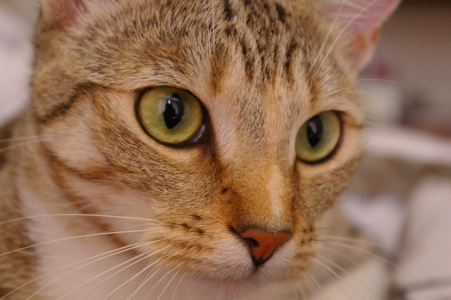
#> input picture skimage.data.chelsea(), 451 x 300 px
$ jupyter execute nnApproach_lab.ipynb
#> lines starting #> are read from the running program, lines starting #| are printed output that depends on the picture; long printed decimals are rounded
[cell 1]
import numpy as np
import numpy
import matplotlib.pyplot as plt
import sys
from sklearn.linear_model import LinearRegression

[cell 2]
import skimage.data
import matplotlib.image as mpimg
img=skimage.data.chelsea()
#> img is the input picture: shape (300, 451, 3); mean R, G, B 147.7, 111.4, 86.8
img=mpimg.imread('data/cat.jpg')
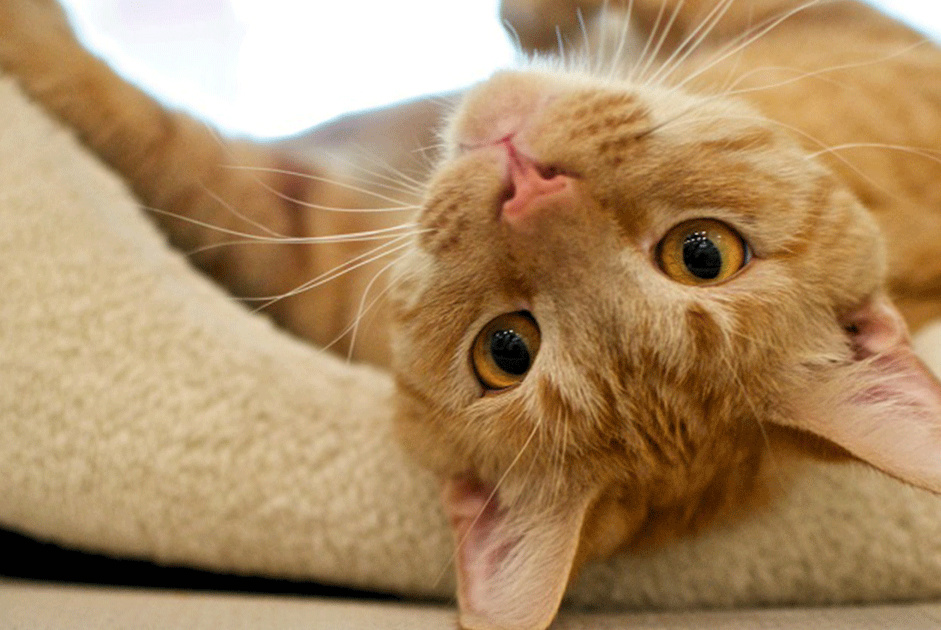
#> input picture CS520_IntroToAI/assignment4/data/cat.jpg, 941 x 630 px
#> img is the input picture: shape (630, 941, 3); mean R, G, B 172.5, 140.6, 101.5

[cell 3]
plt.subplot(121)
plt.imshow(img)
plt.subplot(122)
plt.imshow(skimage.color.rgb2gray(img),cmap=plt.cm.gray)

[cell 4]
igrey=skimage.color.rgb2gray(img)
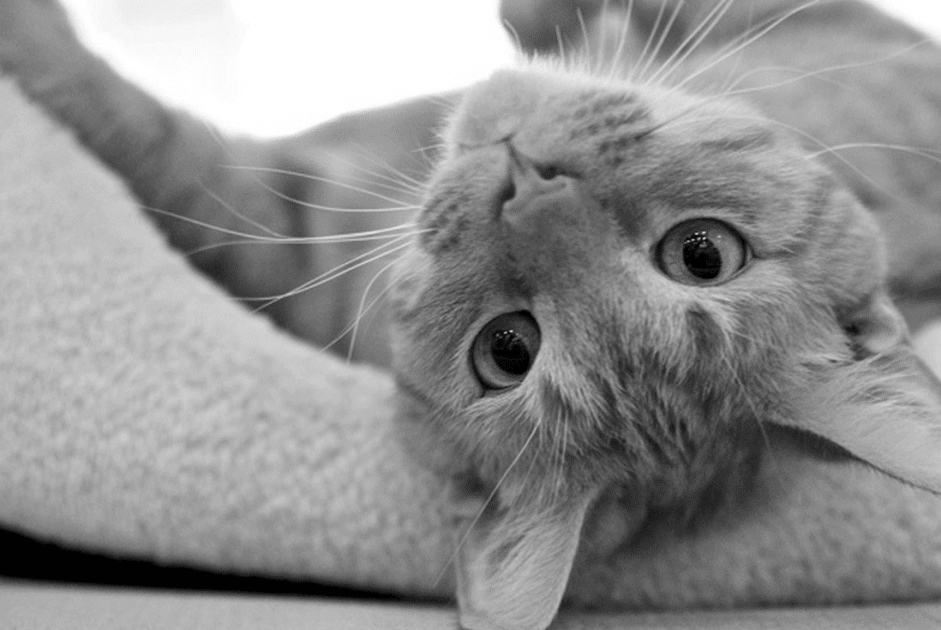
#> igrey: shape (630, 941) float64; min 0, max 1, mean 0.567

[cell 5]
def rgb2gray(rgb):
    return np.dot(rgb[...,:3], [0.21, 0.72, 0.07])

[cell 6]
def showlab(lab):
    return (lab+[0,128,128])/[100,255,255]

[cell 7]
ilab=skimage.color.rgb2lab(img)
#> ilab: shape (630, 941, 3) float64; mean of channels 0, 1, 2 60.1, 7.7, 25.9

[cell 8]
ilab1=(ilab+[0,128,128])/[100,255,255]
#> ilab1: shape (630, 941, 3) float64; mean of channels 0, 1, 2 0.601, 0.532, 0.603
ilab2=ilab1*[100,255,255]-[0,128,128]
#> ilab2: shape (630, 941, 3) float64; mean of channels 0, 1, 2 60.1, 7.7, 25.9

[cell 9]
igrey1=igrey*[100]
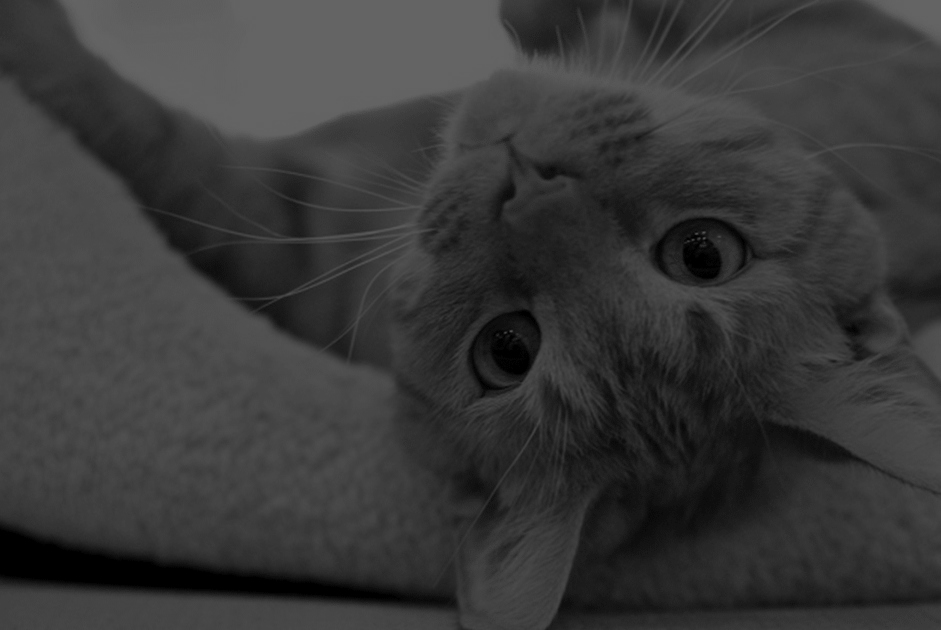
#> igrey1: shape (630, 941) float64; min 0, max 100, mean 56.7

[cell 10]
plt.imshow(skimage.color.lab2rgb(ilab2))

[cell 11]
split=500
limg=img[:,:split,:]
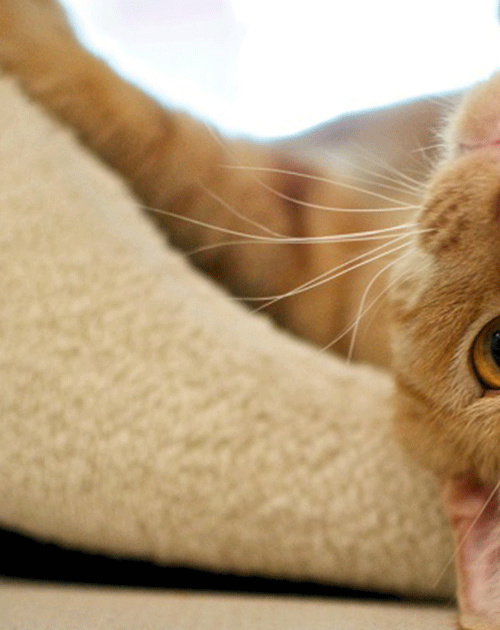
#> limg: shape (630, 500, 3); mean R, G, B 183.4, 158.5, 125.2
rimg=img[:,split:,:]
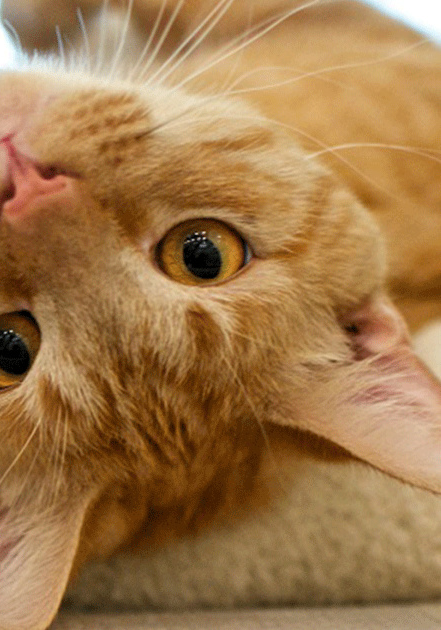
#> rimg: shape (630, 441, 3); mean R, G, B 160.2, 120.3, 74.6
limg=ilab[:,:split,:]
#> limg: shape (630, 500, 3) float64; mean of channels 0, 1, 2 66.2, 5.1, 21.3
rimg=ilab[:,split:,:]
#> rimg: shape (630, 441, 3) float64; mean of channels 0, 1, 2 53.2, 10.7, 31

[cell 12]
plt.imshow(ilab1[:,:,0],cmap=plt.cm.gray)
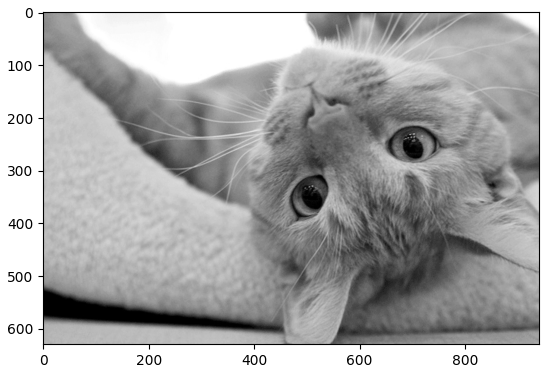
#> figure drawn by matplotlib, 1 panel

[cell 13]
plt.imshow(limg[:,:,0])
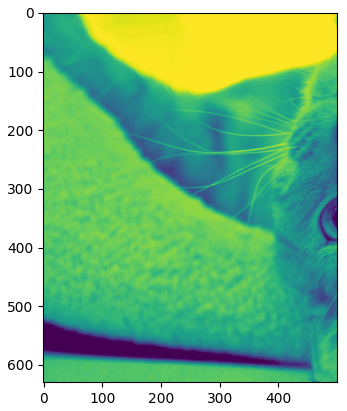
#> figure drawn by matplotlib, 1 panel

[cell 14]
grey3x3=[]
a3x3=[]
b3x3=[]
for row in range(limg.shape[0]-2):
    for col in range(limg.shape[1]-2):
        grey3x3.append(limg[row:row+3,col:col+3,0])
        a3x3.append(limg[row:row+3,col:col+3,1])
        b3x3.append(limg[row:row+3,col:col+3,2])
#> after the loop, a3x3 = 312744 items; b3x3 = 312744 items; grey3x3 = 312744 items
grey3x3=np.array(grey3x3)
a3x3=np.array(a3x3)
b3x3=np.array(b3x3)

inputX=grey3x3.reshape((grey3x3.shape[0],9))

y_a=limg[:,:,1][1:limg.shape[0]-1,1:limg.shape[1]-1].reshape(-1)
y_b=limg[:,:,2][1:limg.shape[0]-1,1:limg.shape[1]-1].reshape(-1)

[cell 15]
limg_edge=limg[1:limg.shape[0]-1,1:limg.shape[1]-1,:]
#> limg_edge: shape (628, 498, 3) float64; mean of channels 0, 1, 2 66.2, 5.1, 21.4
rimg_edge=rimg[1:rimg.shape[0]-1,1:rimg.shape[1]-1,:]
#> rimg_edge: shape (628, 439, 3) float64; mean of channels 0, 1, 2 53.1, 10.7, 31

[cell 16]
grey3x3=[]
a3x3=[]
b3x3=[]
for row in range(rimg.shape[0]-2):
    for col in range(rimg.shape[1]-2):
        grey3x3.append(rimg[row:row+3,col:col+3,0])
        a3x3.append(rimg[row:row+3,col:col+3,1])
        b3x3.append(rimg[row:row+3,col:col+3,2])
#> after the loop, a3x3 = 275692 items; b3x3 = 275692 items; grey3x3 = 275692 items
grey3x3=np.array(grey3x3)
a3x3=np.array(a3x3)
b3x3=np.array(b3x3)

test_X=grey3x3.reshape((grey3x3.shape[0],9))

test_a=rimg[:,:,1][1:rimg.shape[0]-1,1:rimg.shape[1]-1].reshape(-1)
test_b=rimg[:,:,2][1:rimg.shape[0]-1,1:rimg.shape[1]-1].reshape(-1)

[cell 17]
def sigmoid(x):
    return 1 / (1 + np.e ** -x)
def tanh(x):
    return (np.exp(x) - np.exp(-x)) / (np.exp(x) + np.exp(-x))
activation_function = tanh
from scipy.stats import truncnorm
def truncated_normal(mean=0, sd=1, low=0, upp=10):
    return truncnorm(
        (low - mean) / sd, (upp - mean) / sd, loc=mean, scale=sd)
class NeuralNetwork:


    def __init__(self,
                 no_of_in_nodes,
                 no_of_out_nodes,
                 no_of_hidden_nodes,
                 learning_rate,
                 bias=None
                ):
        self.no_of_in_nodes = no_of_in_nodes
        self.no_of_out_nodes = no_of_out_nodes

        self.no_of_hidden_nodes = no_of_hidden_nodes

        self.learning_rate = learning_rate
        self.bias = bias
        self.create_weight_matrices()


    def create_weight_matrices(self):
        """ A method to initialize the weight matrices of the neural
        network with optional bias nodes"""

        bias_node = 1 if self.bias else 0

        rad = 1 / np.sqrt(self.no_of_in_nodes + bias_node)
        X = truncated_normal(mean=0, sd=1, low=-rad, upp=rad)
        self.weights_in_hidden = X.rvs((self.no_of_hidden_nodes,
                                       self.no_of_in_nodes + bias_node))
        rad = 1 / np.sqrt(self.no_of_hidden_nodes + bias_node)
        X = truncated_normal(mean=0, sd=1, low=-rad, upp=rad)
        self.weights_hidden_out = X.rvs((self.no_of_out_nodes,
                                        self.no_of_hidden_nodes + bias_node))


    def train(self, input_vector, target_vector):
        # input_vector and target_vector can be tuple, list or ndarray

        bias_node = 1 if self.bias else 0
        if self.bias:
            # adding bias node to the end of the inpuy_vector
            input_vector = np.concatenate( (input_vector, [self.bias]) )


        input_vector = np.array(input_vector, ndmin=2).T
        target_vector = np.array(target_vector, ndmin=2).T

        output_vector1 = np.dot(self.weights_in_hidden, input_vector)
        output_vector_hidden = activation_function(output_vector1)
        #output_vector_hidden=output_vector1
        #print(output_vector_hidden.shape)


        if self.bias:
            output_vector_hidden = np.concatenate( (output_vector_hidden, [[self.bias]]) )


        output_vector2 = np.dot(self.weights_hidden_out, output_vector_hidden)
        output_vector_network = activation_function(output_vector2)
        #output_vector_network= output_vector2
        #print('output',output_vector_network)
        #output_errors =target_vector - output_vector_network
        output_errors =((target_vector - output_vector_network)**2).mean(axis=1).reshape((2,1))
        #print('error',output_errors)


        #print(self.weights_in_hidden)
        # update the weights:
        tmp = output_errors * (1-output_vector_network**2) #* (1.0 - output_vector_network)
        tmp = self.learning_rate  * np.dot(tmp, output_vector_hidden.T)
        self.weights_hidden_out += tmp
        # calculate hidden errors:
        hidden_errors = np.dot(self.weights_hidden_out.T, output_errors)
        #print(hidden_errors.shape)
        #print(hidden_errors)
        # update the weights:
        tmp = hidden_errors * (1- output_vector_hidden**2)
        if self.bias:
            x = np.dot(tmp, input_vector.T)[:-1,:]     # ???? last element cut off, ???
        else:
            x = np.dot(tmp, input_vector.T)
        self.weights_in_hidden += self.learning_rate * x


    def run(self, input_vector):
        # input_vector can be tuple, list or ndarray

        if self.bias:
            # adding bias node to the end of the inpuy_vector
            input_vector = np.concatenate( (input_vector, [1]) )
        input_vector = np.array(input_vector, ndmin=2).T
        output_vector = np.dot(self.weights_in_hidden, input_vector)
        output_vector = activation_function(output_vector)


        if self.bias:
            output_vector = np.concatenate( (output_vector, [[1]]) )

        output_vector = np.dot(self.weights_hidden_out, output_vector)
        output_vector = activation_function(output_vector)

        return output_vector

[cell 18]
simple_network = NeuralNetwork(no_of_in_nodes=9,
                               no_of_out_nodes=2,
                               no_of_hidden_nodes=6,
                               learning_rate=0.05,
                               bias=None)
#data=[[1,1],[2,2],[3,3],[4,4],[5,5],[6,6],[7,7],[8,8],[9,9],[10,10]]
for i in range(50):
    for _ in range(2):
        #print(inputX[i])
        #print(np.array([[y_a[i]],[y_b[i]]]).shape)
        simple_network.train(inputX[i],np.array([y_a[i],y_b[i]])/128)
#> this loop made 50 passes
        #simple_network.train(data[i],[1,0])


pred=simple_network.run(test_X)*255
print(pred[:,:10])
#| [[252.143 252.143 252.143 252.143 252.143
#|   252.143 252.143 252.143 252.143 252.143]
#|  [248.499 248.499 248.499 248.499 248.499
#|   248.499 248.499 248.499 248.499 248.499]]

pred_a=pred[0].reshape(rimg.shape[0]-2,rimg.shape[1]-2).astype('int8')
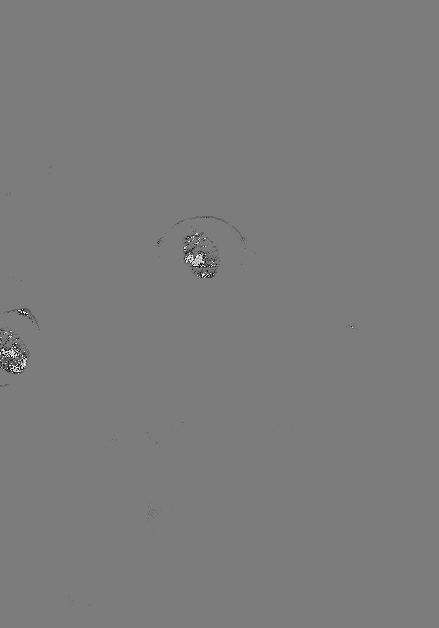
#> pred_a: shape (628, 439) int8; min -128, max 127, mean -4.1; drawn with min black and max white
pred_b=pred[1].reshape(rimg.shape[0]-2,rimg.shape[1]-2).astype('int8')


pred_rimg=np.array([rimg_edge[:,:,0],pred_a,pred_b])

pred_rimg=pred_rimg.transpose((1,2,0))
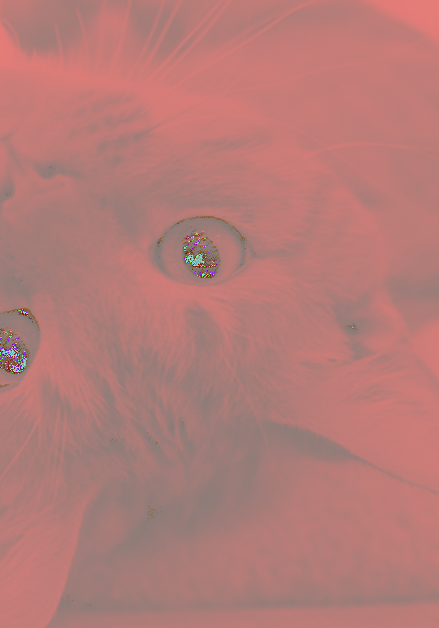
#> pred_rimg: shape (628, 439, 3) float64; mean of channels 0, 1, 2 53.1, -4.1, -8.2; drawn with min black and max white

compare_img=np.append(limg_edge,pred_rimg,axis=1)
#> compare_img: shape (628, 937, 3) float64; mean of channels 0, 1, 2 60, 0.8, 7.5
plt.axis('off')

plt.imshow(skimage.color.lab2rgb(compare_img))
true_rimg=np.array([rimg_edge[:,:,0],rimg_edge[:,:,1],rimg_edge[:,:,2]])
true_rimg=true_rimg.transpose((1,2,0))
print("2-norm:",np.linalg.norm(pred_rimg-true_rimg))
#| 2-norm: 23035.568
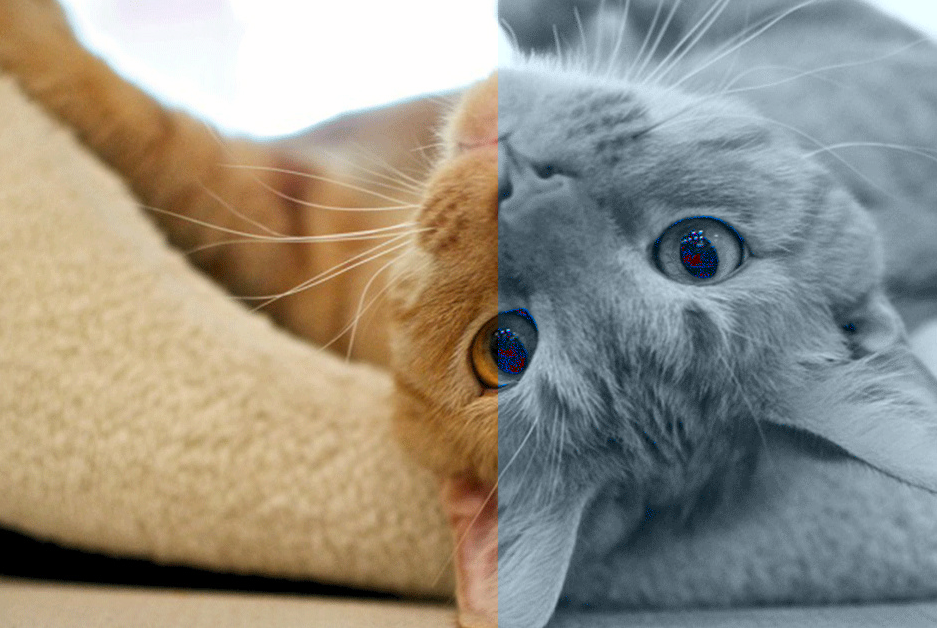
#> shown: shape (628, 937, 3) float64; mean R, G, B 0.59, 0.571, 0.521

[cell 19]
np.linalg.norm(true_rimg-pred_rimg)
#> Out = 23035.6
